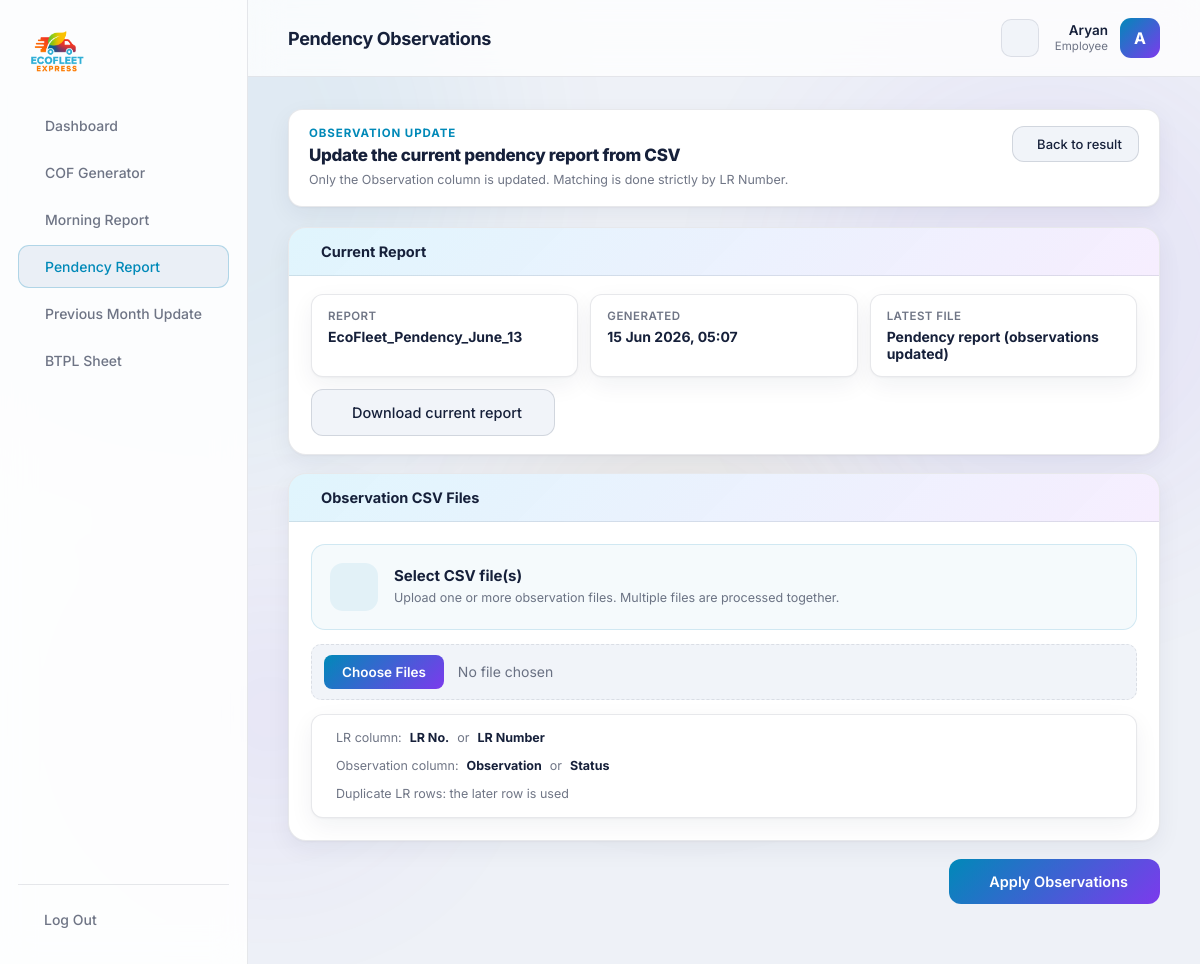
/portal/pendency/observations/31/ (signed in), run on the app's committed database.
### core/models.py (models this page shows, shortened)
class UserProfile(models.Model):
    user = models.OneToOneField(settings.AUTH_USER_MODEL, on_delete=models.CASCADE, related_name='profile')
    role = models.CharField(max_length=50, default='Employee')
    can_use_cof = models.BooleanField(default=True)
    can_use_morning = models.BooleanField(default=True)
    can_use_pendency = models.BooleanField(default=True)
    can_use_prev_month = models.BooleanField(default=True)
    can_use_btpl = models.BooleanField(default=True)

class ToolRun(models.Model):
    TOOL_COF = 'COF'
    TOOL_MORNING = 'MORNING'
    TOOL_PENDENCY = 'PENDENCY'
    TOOL_PREV_MONTH = 'PREV_MONTH'
    TOOL_BTPL = 'BTPL'
    TOOL_CHOICES = [
        (TOOL_COF, 'COF Generator'),
        (TOOL_MORNING, 'Morning Report'),
        (TOOL_PENDENCY, 'Pendency Report'),
        (TOOL_PREV_MONTH, 'Previous Month Update'),
        (TOOL_BTPL, 'BTPL Sheet'),
    ]
    STATUS_SUCCESS = 'SUCCESS'
    STATUS_FAILED = 'FAILED'
    STATUS_CHOICES = [
        (STATUS_SUCCESS, 'Success'),
        (STATUS_FAILED, 'Failed'),
    ]
    user = models.ForeignKey(
        settings.AUTH_USER_MODEL,
        on_delete=models.SET_NULL,
        null=True, blank=True,
        related_name='tool_runs',
    )
    tool = models.CharField(max_length=20, choices=TOOL_CHOICES)
    status = models.CharField(max_length=10, choices=STATUS_CHOICES, default=STATUS_SUCCESS)
    reference = models.CharField(max_length=120, blank=True)   # e.g. COF number
    detail = models.TextField(blank=True)
    output_file = models.FileField(upload_to='tool_outputs/%Y/%m/', blank=True, null=True)
    created_at = models.DateTimeField(auto_now_add=True)
    class Meta:
        ordering = ['-created_at']

class ToolRunFile(models.Model):
    run = models.ForeignKey(ToolRun, on_delete=models.CASCADE, related_name='files')
    label = models.CharField(max_length=80)
    file = models.FileField(upload_to='tool_outputs/%Y/%m/')
    download_name = models.CharField(max_length=255, blank=True)  # user-facing filename
    created_at = models.DateTimeField(auto_now_add=True)
    class Meta:
        ordering = ['id']

### core/views.py (the view, shortened to what this page needs)
@staff_required
@tool_permission_required('pendency')
def pendency_observations(request, pk):
    run = get_object_or_404(
        ToolRun.objects.prefetch_related('files'),
        pk=pk, tool=ToolRun.TOOL_PENDENCY, status=ToolRun.STATUS_SUCCESS)
    current = run.files.last()  # newest report (original, or a prior override)
    if not current or not current.file:
        raise Http404("No pendency report file to enrich.")
    return render(request, 'core/portal/pendency_observations.html', {
        'active': 'pendency', 'run': run, 'current': current,
        'preview': _pendency_preview(current),
        'all_lrs': _get_all_lrs_from_workbook(current),
    })

### core/views.py (called while the page is built, shortened)
def _read_file_bytes(tool_file):
    f = tool_file.file
    f.open('rb')
    try:
        return f.read()
    finally:
        f.close()

def _pendency_preview(tool_file, max_rows=15):
    try:
        data = _read_file_bytes(tool_file)
        xls = pd.ExcelFile(io.BytesIO(data))
    except Exception:
        return []

def _get_all_lrs_from_workbook(tool_file):
    try:
        data = _read_file_bytes(tool_file)
        xls = pd.ExcelFile(io.BytesIO(data))
    except Exception:
        return {}

### templates/core/portal/pendency_observations.html (shortened to what this page needs)
{% extends 'core/portal/base.html' %}
{% block heading %}Pendency Observations{% endblock %}
{% block content %}
<div class="cof-topbar observe-topbar">
  <div>
    <div class="observe-kicker">Observation update</div>
    <div class="observe-title">Update the current pendency report from CSV</div>
    <span class="cof-meta observe-meta">Only the Observation column is updated. Matching is done strictly by LR Number.</span>
  </div>
  <div class="cof-topbar-actions">
    <a href="{% url 'tool_result' run.pk %}" class="btn-secondary cof-history-link">
       Back to result
    </a>
  </div>
</div>
<div class="cof-section">
  <div class="cof-section-head"> Current Report</div>
  <div class="observe-summary">
    <div class="observe-summary-item">
      <span>Report</span>
      <strong>{{ run.reference|default:"Pendency report" }}</strong>
    </div>
    <div class="observe-summary-item">
      <span>Generated</span>
      <strong>{{ run.created_at|date:"d M Y, H:i" }}</strong>
    </div>
    <div class="observe-summary-item">
      <span>Latest file</span>
      <strong>{{ current.label }}</strong>
    </div>
    <a href="{% url 'download_file' current.id %}" class="btn-secondary observe-download">
       Download current report
    </a>
  </div>
</div>
<form method="post" class="cof-form" enctype="multipart/form-data" novalidate>
  <div class="cof-section">
    <div class="cof-section-head"> Observation CSV Files</div>
    <div class="observe-upload">
      <label class="observe-file-label" for="id_observation_files">
        <span class="observe-file-icon"></span>
        <span>
          <strong>Select CSV file(s)</strong>
          <small>Upload one or more observation files. Multiple files are processed together.</small>
        </span>
      </label>
      <input id="id_observation_files" type="file" name="observation_files" class="portal-file" accept=".csv" multiple required>
      <div class="observe-requirements">
        <div> LR column: <strong>LR No.</strong> or <strong>LR Number</strong></div>
        <div> Observation column: <strong>Observation</strong> or <strong>Status</strong></div>
        <div> Duplicate LR rows: the later row is used</div>
      </div>
    </div>
  </div>
  <div class="cof-actions observe-form-actions">
    <button type="submit" class="btn-primary"> Apply Observations</button>
  </div>
</form>
{% endblock %}

### templates/core/portal/base.html (shortened to what this page needs)
{% load static %}
<!DOCTYPE html>
<html lang="en">
<head>
    <link rel="stylesheet" href="https://cdn.jsdelivr.net/npm/@tabler/icons-webfont@latest/tabler-icons.min.css" />
    <link rel="stylesheet" href="{% static 'css/main.css' %}" />
    <link rel="stylesheet" href="{% static 'css/portal.css' %}" />
</head>
<body class="portal-body">
<div class="orbs">
    <div class="orb orb3"></div><div class="orb orb4"></div>
</div>
<aside class="portal-sidebar" id="portalSidebar">
    <a href="{% url 'home' %}" class="portal-logo">
        <img src="{% static 'images/logo.png' %}" alt="EcoFleet Express" />
    </a>
    <nav class="portal-nav">
        <a href="{% url 'dashboard' %}" class="{% if active == 'dashboard' %}active{% endif %}"> Dashboard</a>
        {% if request.user.profile.can_use_cof %}
        <a href="{% url 'cof_generator' %}" class="{% if active == 'cof' %}active{% endif %}"> COF Generator</a>
        {% endif %}
        {% if request.user.profile.can_use_morning %}
        <a href="{% url 'morning_report' %}" class="{% if active == 'morning' %}active{% endif %}"> Morning Report</a>
        {% endif %}
        {% if request.user.profile.can_use_pendency %}
        <a href="{% url 'pendency_report' %}" class="{% if active == 'pendency' %}active{% endif %}"> Pendency Report</a>
        {% endif %}
        {% if request.user.profile.can_use_prev_month %}
        <a href="{% url 'prev_month_update' %}" class="{% if active == 'prev_month' %}active{% endif %}"> Previous Month Update</a>
        {% endif %}
        {% if request.user.profile.can_use_btpl %}
        <a href="{% url 'btpl_sheet' %}" class="{% if active == 'btpl' %}active{% endif %}"> BTPL Sheet</a>
        {% endif %}
    </nav>
    <div class="portal-sidebar-foot">
        <a href="{% url 'portal_logout' %}" class="portal-logout"> Log Out</a>
    </div>
</aside>
<div class="portal-main">
    <header class="portal-topbar">
        <div class="portal-topbar-title">{% block heading %}{% endblock %}</div>
        <button class="theme-toggle" id="themeToggle" type="button" aria-label="Toggle light theme" title="Toggle theme">
        </button>
        <div class="portal-user">
            <div class="portal-user-meta">
            <span class="portal-user-name">{{ request.user.first_name|default:request.user.username }}</span>
            <span class="portal-user-role">{{ request.user.profile.role|default:"Employee" }}</span>
          </div>
          <div class="portal-avatar">{{ request.user.username|slice:":1"|upper }}</div>
        </div>
    </header>
      <main class="portal-content">
        {% block content %}{% endblock %}
      </main>
    </div>
</body>
</html>

### static/css/main.css (style rules this page uses)
*, *::before, *::after { margin: 0; padding: 0; box-sizing: border-box; }
:root { --cyan: #00AEEF; --purple: #a855f7; --orange: #F7941D; --red: #ED1C24; --bg: #0a0e1a; --text: #e8eaf6; --muted: rgba(232,234,246,0.45); --hint: rgba(232,234,246,0.28); --surface-1: rgba(255,255,255,0.03); --surface-2: rgba(255,255,255,0.05); --surface-3: rgba(255,255,255,0.06); --surface-hover: rgba(255,255,255,0.08); --surface: var(--surface-1); --border: rgba(255,255,255,0.08); --border-strong: rgba(255,255,255,0.12); --border-hover: rgba(255,255,255,0.15); --glass: rgba(10,14,26,0.65); --glass-strong: rgba(10,14,26,0.85); --glass-solid: rgba(10,14,26,0.96); --popover: rgba(15,22,41,0.95); --select-bg: #0a0e1a; --success: #22c55e; --success-bg: rgba(34,197,94,0.12); --danger: #ff6b6b; --shadow-card: none; --input-scheme: dark; }
[data-theme="light"] { --cyan: #0089b8; --purple: #7c3aed; --orange: #c2710a; --red: #dc2626; --bg: #eef1f7; --text: #16203a; --muted: rgba(22,32,58,0.62); --hint: rgba(22,32,58,0.45); --surface-1: #ffffff; --surface-2: #f1f4f9; --surface-3: #eaeff6; --surface-hover: #e3e9f3; --surface: var(--surface-1); --border: rgba(20,32,60,0.10); --border-strong: rgba(20,32,60,0.14); --border-hover: rgba(20,32,60,0.22); --glass: rgba(255,255,255,0.78); --glass-strong: rgba(255,255,255,0.88); --glass-solid: rgba(248,250,253,0.97); --popover: rgba(255,255,255,0.96); --select-bg: #ffffff; --success: #15803d; --success-bg: rgba(21,128,61,0.10); --danger: #dc2626; --shadow-card: 0 1px 2px rgba(20,32,60,0.04), 0 8px 24px rgba(20,32,60,0.06); --shadow-hover: 8px 16px 40px rgba(20,32,60,0.14); --input-scheme: light; --orb-opacity: 0.06; }
html, body { font-family: 'Inter', sans-serif; background: var(--bg); color: var(--text); min-height: 100vh; scroll-behavior: smooth; transition: background-color 0.3s ease, color 0.3s ease; }
.theme-toggle { display: inline-flex; align-items: center; justify-content: center; width: 38px; height: 38px; flex-shrink: 0; border-radius: 10px; background: var(--surface-2); border: 1px solid var(--border); color: var(--text); font-size: 18px; cursor: pointer; transition: background 0.2s, border-color 0.2s, color 0.2s, transform 0.2s; }
.orbs { position: fixed; inset: 0; pointer-events: none; z-index: 0; overflow: hidden; }
.orb { position: absolute; border-radius: 50%; filter: blur(90px); opacity: var(--orb-opacity, 0.15); }
.orb4 { width: 300px; height: 300px; background: var(--purple); bottom: 100px; left: 10%; }
.btn-primary { background: linear-gradient(135deg, var(--cyan), var(--purple)); border: none; border-radius: 12px; padding: 14px 32px; color: #fff; font-size: 14.5px; font-weight: 600; cursor: pointer; font-family: inherit; display: flex; align-items: center; gap: 8px; transition: opacity 0.2s, transform 0.2s; text-decoration: none; }
.btn-secondary { background: var(--surface-2); border: 1px solid var(--border-strong); border-radius: 12px; padding: 14px 32px; color: var(--text); font-size: 14.5px; font-weight: 500; cursor: pointer; font-family: inherit; display: inline-flex; align-items: center; justify-content: center; gap: 8px; text-decoration: none; transition: background 0.2s, border-color 0.2s, color 0.2s, transform 0.2s; }

### data on the page
ToolRun: reference "EcoFleet_Pendency_June_13", created_at "15 Jun 2026, 05:07"
ToolRunFile: label "Pendency report (observations updated)"

### other printed values
{{ request.user.first_name|default:request.user.username }} "Aryan"
{{ request.user.profile.role|default:"Employee" }} "Employee"
{{ request.user.username|slice:":1"|upper }} "A"
